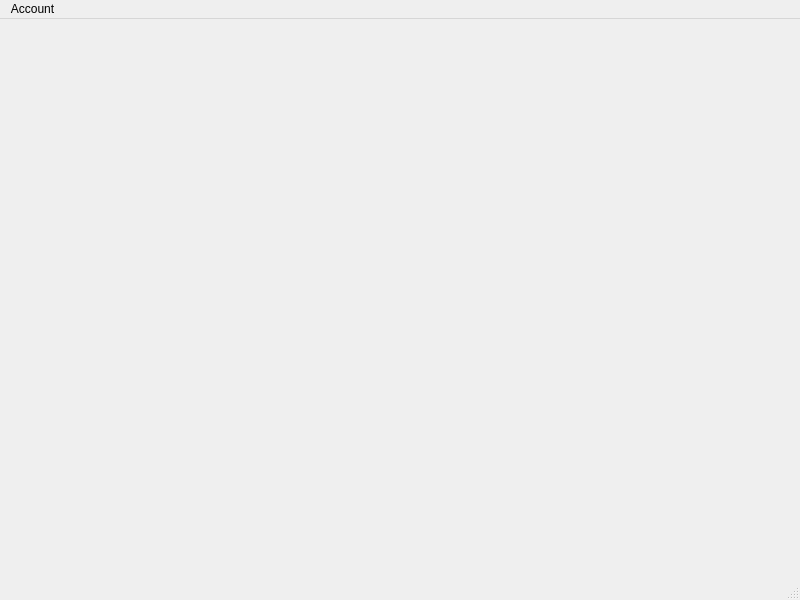
<?xml version="1.0" encoding="UTF-8"?>
<ui version="4.0">
 <class>MainWindow</class>
 <widget class="QMainWindow" name="MainWindow">
  <property name="geometry">
   <rect>
    <x>0</x>
    <y>0</y>
    <width>800</width>
    <height>600</height>
   </rect>
  </property>
  <property name="windowTitle">
   <string>MainWindow</string>
  </property>
  <widget class="QWidget" name="centralwidget"/>
  <widget class="QMenuBar" name="menubar">
   <property name="geometry">
    <rect>
     <x>0</x>
     <y>0</y>
     <width>800</width>
     <height>21</height>
    </rect>
   </property>
   <widget class="QMenu" name="menuAccount">
    <property name="title">
     <string>Account</string>
    </property>
    <addaction name="actionCreate"/>
    <addaction name="actionUpdate"/>
   </widget>
   <addaction name="menuAccount"/>
  </widget>
  <widget class="QStatusBar" name="statusbar"/>
  <action name="actionCreate">
   <property name="text">
    <string>Create</string>
   </property>
  </action>
  <action name="actionUpdate">
   <property name="text">
    <string>Update</string>
   </property>
  </action>
 </widget>
 <resources/>
 <connections/>
</ui>
